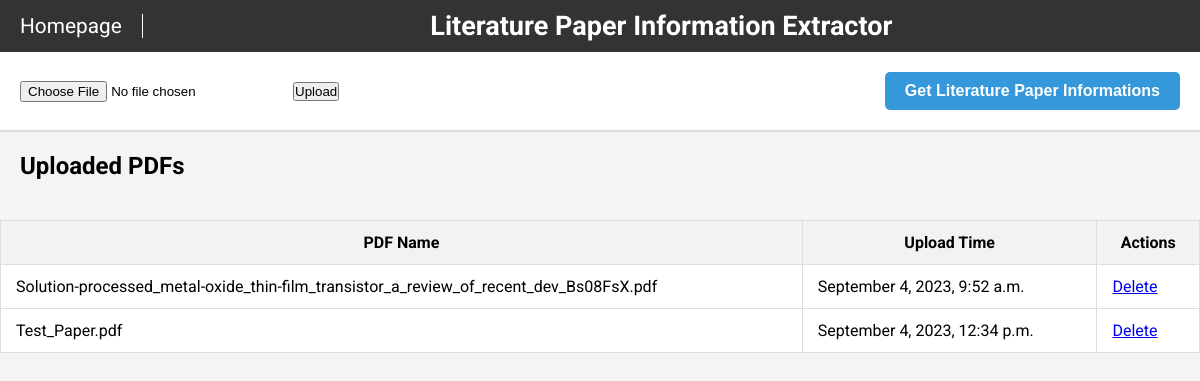
Page /Paper_Extractor/extract/ on the earlier database version.
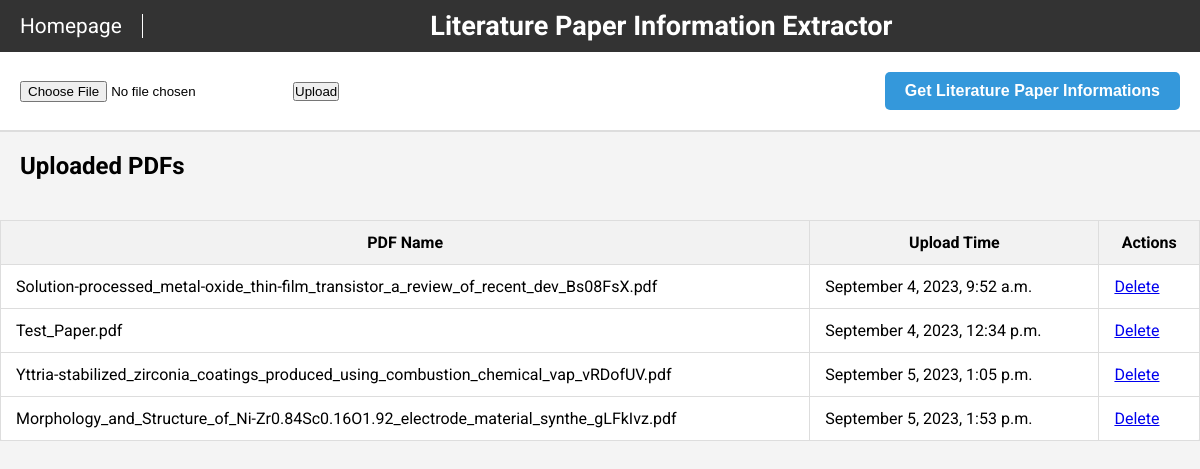
Same page on the later database version.
### Paper_Extractor/models.py (models this page shows)
class UploadedPDF(models.Model):
    pdf_file = models.FileField(upload_to='uploaded_pdfs/')
    upload_time = models.DateTimeField(auto_now_add=True)
    @property
    def file_name(self):
        return os.path.basename(self.pdf_file.name)

### Paper_Extractor/views.py (the view)
# urls.py: path('extract/', views.display_upload_page, name='display_upload'),
def display_upload_page(request):
    all_pdfs = UploadedPDF.objects.all()
    return render(request, 'Paper_Extractor/upload.html', {'all_pdfs': all_pdfs})

### Paper_Extractor/templates/Paper_Extractor/upload.html (shortened to what this page needs)
<!DOCTYPE html>
<html lang="en">
<head>
</head>
<body>
    <div class="title-bar">
        <a href="/" class="home-link">Homepage</a>
        <h1>Literature Paper Information Extractor</h1>
    </div>
    <div class="upload-section">
        <form action="{% url 'Paper_Extractor:upload_pdf' %}" method="post" enctype="multipart/form-data" style="display: flex; align-items: center; gap: 20px;">
            <input type="file" name="pdf_file">
            <input type="submit" value="Upload">
        </form>
        <button class="info-button" onclick="location.href='{% url 'Paper_Extractor:extract_dois' %}'">Get Literature Paper Informations</button>
    </div>
    <h2 style="padding: 20px;">Uploaded PDFs</h2>
    <table class="pdf-table">
        <thead>
            <tr>
                <th>PDF Name</th>
                <th>Upload Time</th>
                <th>Actions</th>
            </tr>
        </thead>
        <tbody>
            {% for pdf in all_pdfs %}
            <tr>
                <td>{{ pdf.file_name }}</td>
                <td>{{ pdf.upload_time|date:"F j, Y, P" }}</td>
                <td><a href="{% url 'Paper_Extractor:delete_pdf' pdf.id %}">Delete</a></td>
            </tr>
            {% endfor %}
        </tbody>
    </table>

Differences in the rows shown:
added UploadedPDF: file_name "Yttria-stabilized_zirconia_coatings_produced_using_combustion_chemical_vap_vRDofUV.pdf", upload_time "September 5, 2023, 1:05 p.m."
added UploadedPDF: file_name "Morphology_and_Structure_of_Ni-Zr0.84Sc0.16O1.92_electrode_material_synthe_gLFkIvz.pdf", upload_time "September 5, 2023, 1:53 p.m."
